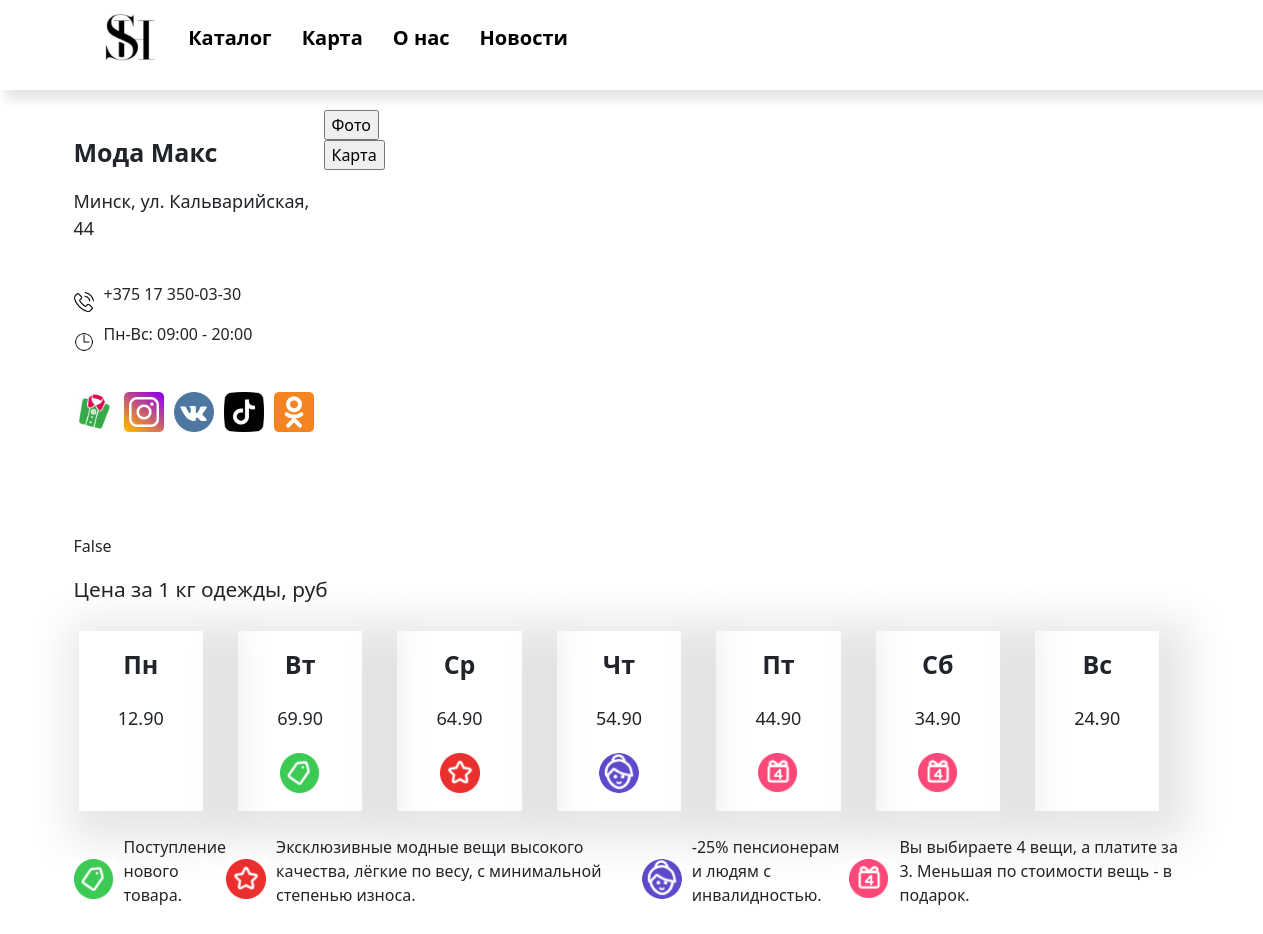
/store/11, run on the app's committed database.
### main/models.py (models this page shows, shortened)
class Stores(models.Model):  # магазины
    name_store = models.CharField(max_length=50)  # имя магазина
    country = models.CharField(max_length=50, blank=True)  # страна
    city = models.CharField(max_length=50)  # город
    address = models.CharField(max_length=50)  # адрес
    number_phone = models.CharField(max_length=17)  # номер телефона магазина
    number_stars = models.IntegerField(null=True, blank=True)  # количество звезд оставленных подьзователями
    rating = models.FloatField(null=True, blank=True)
    size = models.CharField(max_length=1, null=True, blank=True)
    store_network = models.ForeignKey(StoreNetwork, on_delete=models.CASCADE, null=True, blank=True)  # id сети магазинов которой он принадлежит
    open_hours = models.ForeignKey(OpenHours, on_delete=models.CASCADE, null=True, blank=True)  # id времени работы
    promotion_days = models.ForeignKey(PromotionDays, on_delete=models.CASCADE, null=True, blank=True)  # id скидок
    img = models.ForeignKey(Gallery, on_delete=models.PROTECT, null=True, blank=True)
    latitude = models.FloatField(null=True, blank=True)
    longitude = models.FloatField(null=True, blank=True)
    link_shop = models.URLField(null=True, blank=True)

class StoreNetwork(models.Model):  # сети магазинов
    name_network = models.CharField(max_length=50)  # название сети магазинов
    discount_card = models.CharField(max_length=50)  # дисконтная карта
    description = models.TextField()  # описание
    image = models.ForeignKey(Gallery, on_delete=models.CASCADE, null=True, blank=True)
    link_home_page = models.URLField(null=True, blank=True)  # website
    inst = models.URLField(null=True, blank=True)
    vk = models.URLField(null=True, blank=True)
    tik_tok = models.URLField(null=True, blank=True)
    classmates = models.URLField(null=True, blank=True)

class Gallery(models.Model):
    image = models.FileField(upload_to='shop_gallery')

class PromotionsRegister(models.Model):  # все возможные акции и их процентное соотношение
    promotion_name = models.CharField(max_length=50)
    store_network = models.CharField(max_length=50, null=True, blank=True)
    value = models.CharField(max_length=50, null=True, blank=True)
    general_promotions = models.CharField(max_length=50, null=True, blank=True)  # УБРАТЬ blank=True, пересмотреть on_delete=models.CASCADE
    decoding = models.TextField(null=True, blank=True)
    gallery = models.ForeignKey(Gallery, on_delete=models.CASCADE, null=True, blank=True)
    discount_type = models.CharField(max_length=50, null=True, blank=True)

### main/views.py (the view)
# urls.py: path('store/<int:pk>', views.Store.as_view(), name='store'),
class Store(DetailView):
    model = Stores
    template_name = 'main/store.html'
    context_object_name = 'stor'
    def get_queryset(self):
        queryset = super().get_queryset()
        return queryset.filter(id=self.kwargs['pk'])
    def get_context_data(self, **kwargs):
        context = super().get_context_data(**kwargs)
        shop = context['stor']
        context['store'] = StoreViewItem(shop.id, shop.name_store, shop.country, shop.city, shop.address, shop.number_phone,
                                         shop.number_stars, shop.rating, shop.size, shop.store_network, shop.open_hours,
                                         shop.promotion_days, shop.img, shop.latitude, shop.longitude, shop.link_shop)
        context['isPhotoButtonClicked'] = False
        context['today']: StoreViewItem.list_week[datetime.weekday(date.today())]
        context['data'] = json.dumps(
            [
                {
                    'name': context['store'].name_store,
                    'address': context['store'].address,
                    'phone': context['store'].number_phone,
                    'time_work': context['store'].opening_hours_today_text,
                    'lat': context['store'].latitude,
                    'lon': context['store'].longitude,
                }
            ]
        )
        return context

### main/db_interaction_handler.py (called while the page is built)
    def get_sale_id(self, id_sale):
        return PromotionsRegister.objects.get(id=id_sale)

### main/shop_introduction.py (called while the page is built)
    def get_todays_open_hours(self):
        for day in self.list_open_hours:
            if date.today() == day[0].date():
                start_str = datetime.strptime(str(day[0].time()), "%H:%M:%S").strftime("%H:%M")
                finish_str = datetime.strptime(str(day[1].time()), "%H:%M:%S").strftime("%H:%M")
                return start_str + ' - ' + finish_str
        return 'Выходной'

    def get_time_str(self, day, first_day=str(), second_day=str()):
        start_str = datetime.strptime(str(day[0].time()), "%H:%M:%S").strftime("%H:%M")
        finish_str = datetime.strptime(str(day[1].time()), "%H:%M:%S").strftime("%H:%M")
        time_str = start_str + ' - ' + finish_str
        if first_day != str() and second_day == str():
            forma = first_day + ': ' + time_str
        elif first_day != str() and second_day != str():
            forma = first_day + '-' + second_day + ': ' + time_str
        else:
            return None
        return forma

    def get_promotion_list_by_id(self):
        list_temp = list()
        for i in range(len(self.list_promotion)):  # проходим по списку с id скидок
            list_promotion = list()
            if self.list_promotion[i]:
                list_id_promotion = self.list_promotion[i].split('*')  # разбили склеиный элемент и поместили в отдельный список
                for j in list_id_promotion:
                    promotion = self.db.get_sale_id(int(j))
                    list_promotion.append(promotion)
            list_temp.append(list_promotion)
        return list_temp

    def converted_to_dict(self, list_promotion_days):
        dict_catalog_prom_days = dict()
        for i in range(len(self.list_week)):
            list_temp_sales = list()
            list_temp_discounts = list()
            for prom in list_promotion_days[i]:
                if prom.discount_type == 'скидка':
                    list_temp_sales.append(prom)
                elif prom.discount_type == 'акция':
                    list_temp_discounts.append(prom)
                    if prom not in self.list_unique_discount:
                        self.list_unique_discount.append(prom)
            dict_catalog_prom_days[i] = [self.list_week[i], list_temp_sales, list_temp_discounts]
        return dict_catalog_prom_days

### main/templates/main/store.html (shortened to what this page needs)
{% extends 'main/base.html' %}
{% load static %}
{% block links %}
    <link rel="stylesheet" href="{% static 'css/store.css' %}">
{% endblock %}
{% block content %}
<div class="container">
    <div class="container__information__and__image">
        <div class="store__information">
            <br>
            <p class="name__shop">{{ store.name_store }}</p>
            <p class="address__shop">{{ store.city }}, {{ store.address }}</p>
            <br>
            <div class="open__hours">
                <img src="{% static 'img/phone.png' %}" class="image__open__hours">
                <p class="">{{ store.number_phone }}</p>
            </div>
            <div class="">
                {% for inf in store.list_days_open_hours %}
                    <div class="open__hours">
                        <img src="{% static 'img/time.png' %}" class="image__open__hours">
                        <p class="open__hours">{{ inf }}</p>
                    </div>
                {% endfor %}
            </div>
            <div class="soc-network-img">
                <div class="img__soc__network">
                    <a href="{{ store.link }}">
                    <img src="{{ store.store_network.image.image.url }}" height="40" width="40"></a>
                </div>
                {% for link in store.list_links %}
                    <div class="img__soc__network">
                        <a href="{{ link.0 }}">
                            <img src="{% static link.1 %}" width="40" height="40"></a>
                    </div>
                {% endfor %}
            </div>
        </div>
        <div>
            <input type="submit" id="photoButton" class="btn__photo" value="Фото" name="photo_or_map">
            <input type="button" id="mapButton" class="btn__map" value="Карта" name="photo_or_map">
        </div>
        <div class="store__image">
            <div class="container__img">
                    <div class="img__and__map">
                        {% if isPhotoButtonClicked %}
                            <div class="image">
                                <img src="{{ store.img.image.url }}" alt="Snow" style="width:100%">
                            </div>
                        {% else %}
                            <div class="image">
                                <div class="map-shop" id="map"></div>
                            </div>
                        {% endif %}
                    </div>
            </div>
        </div>
    </div><br>
    <div class="prob1">
        <div class="prob2">
            {% if isPhotoButtonClicked %}
                <p>{{ isPhotoButtonClicked }}</p>
            {% else %}
                <p>{{ isPhotoButtonClicked }}</p>
            {% endif %}
        </div>
    </div>
    {% if store.store_network.name_network == 'Мода Макс' %}
        <div class="increase__font">
            <p>{{ store.dict_catalog_prom_days.0.1.0.decoding }}</p>
        </div>
    {% endif %}
    <div class="container__promotions">
        {% for key, value in store.dict_catalog_prom_days.items %}
            <div class="cont-day">
                {% if key == today %}
                    <div class="container__day">
                        <div class="day">
                            <p style="red">{{ value.0 }}</p>
                        </div>
                    </div>
                {% else %}
                    <div class="container__day">
                        <div class="day">
                            <p>{{ value.0 }}</p>
                        </div>
                    </div>
                {% endif %}
                {% if value.1.0 %}
                    <div class="container__day">
                        <p class="discount">{{ value.1.0.general_promotions }}</p>
                    </div>
                {% else %}
                    <div class="container__day">
                        <p class="discount">&nbsp;</p>
                    </div>
                {% endif %}
                {% if value.2 %}
                    {% for prom in value.2 %}
                        {% if prom.gallery.image %}
                            <div class="photo" data-title="{{ prom.general_promotions }}">
                                <img src="{{ prom.gallery.image.url }}" width="40" height="40">
                            </div>
                        {% endif %}
                    {% endfor %}
                {% endif %}
            </div>
        {% endfor %}
    </div>
    <br>
    <div class="container__discount__description">
        {% for img in store.list_unique_discount %}
            <div class="discount__information">
                <img src="{{ img.gallery.image.url }}" width="40" height="40">
                <p class="discount__description">{{ img.decoding }}</p>
            </div>
        {% endfor %}
    </div>
</div>
{% endblock %}

### main/static/css/store.css (style rules this page uses)
.image { width: 100%; }
.map-shop { width: 600px; height: 400px; }
.img__soc__network { margin-right: 10px; }
.soc-network-img { padding-top: 30px; display: flex; }
.cont-day { box-shadow: 10px 10px 40px 20px #0000001A; width: 150px; height: 180px; text-align: center; margin-left: 5px; margin-right: 30px; padding-top: 10px; }
.photo { padding-top: 5px; display: inline-block; position: relative; }
.day { font-size: 25px; font-weight: 700; }
.discount { font-size: 18px; }
.container__promotions { padding-top: 10px; display: flex; justify-content: center; }
.discount__information { display: flex; align-items: center; }
.discount__description { margin-left: 10px; }
.store__image { margin-left: 300px; }
.container__information__and__image { display: flex; padding-top: 20px; }
.container__img { position: relative; width: 100%; max-width: 600px; }
.container__img { width: 100%; height: auto; }
.increase__font { font-size: 1.3rem; }
.open__hours { display: flex; align-items: center; }
.image__open__hours { height: 20px; width: 20px; margin-right: 10px; }
.name__shop { font-weight: 600; font-size: 25px; }
.address__shop { font-weight: 400; font-size: 18px; }
.container__day { padding-top: 5px; }
.container__discount__description { display: flex; margin-bottom: 30px; }

### data on the page
Stores: name_store "Мода Макс", city "Минск", address "ул. Кальварийская, 44", number_phone "+375 17 350-03-30"
StoreNetwork: store_network.image.image (picture)
PromotionsRegister: dict_catalog_prom_days.0.1.0.decoding "Цена за 1 кг одежды, руб", general_promotions "12.90"
PromotionsRegister: general_promotions "69.90"
PromotionsRegister: gallery.image (picture), decoding "Поступление нового товара."
PromotionsRegister: general_promotions "64.90"
PromotionsRegister: gallery.image (picture), decoding "Эксклюзивные модные вещи высокого качества, лёгкие по весу, с минимальной степенью износа."
PromotionsRegister: general_promotions "54.90"
PromotionsRegister: gallery.image (picture), decoding "-25% пенсионерам и людям с инвалидностью."
PromotionsRegister: general_promotions "44.90"
PromotionsRegister: gallery.image (picture), decoding "Вы выбираете 4 вещи, а платите за 3. Меньшая по стоимости вещь - в подарок."
PromotionsRegister: general_promotions "34.90"
PromotionsRegister: general_promotions "24.90"

### other printed values
{{ inf }} "Пн-Вс: 09:00 - 20:00"
{{ isPhotoButtonClicked }} "False"
{{ value.0 }} "Пн" "Вт" "Ср" "Чт" "Пт" "Сб" "Вс"
